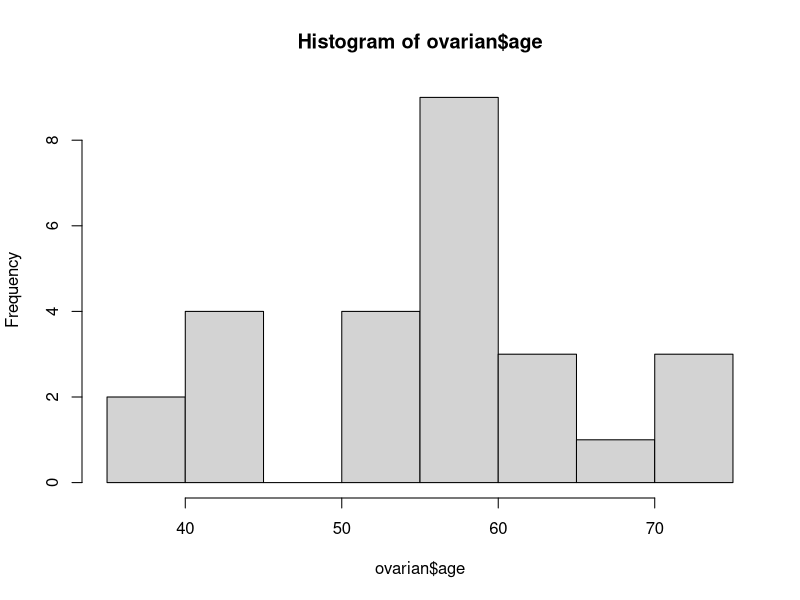
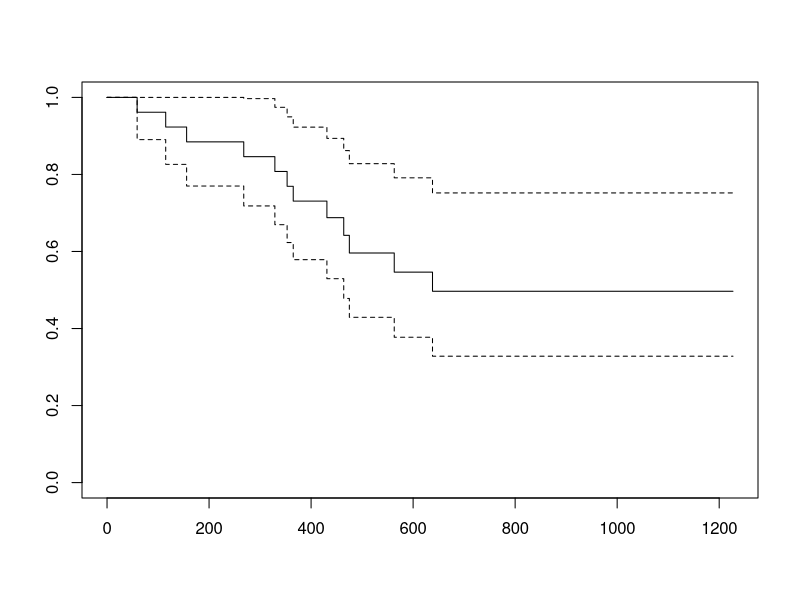
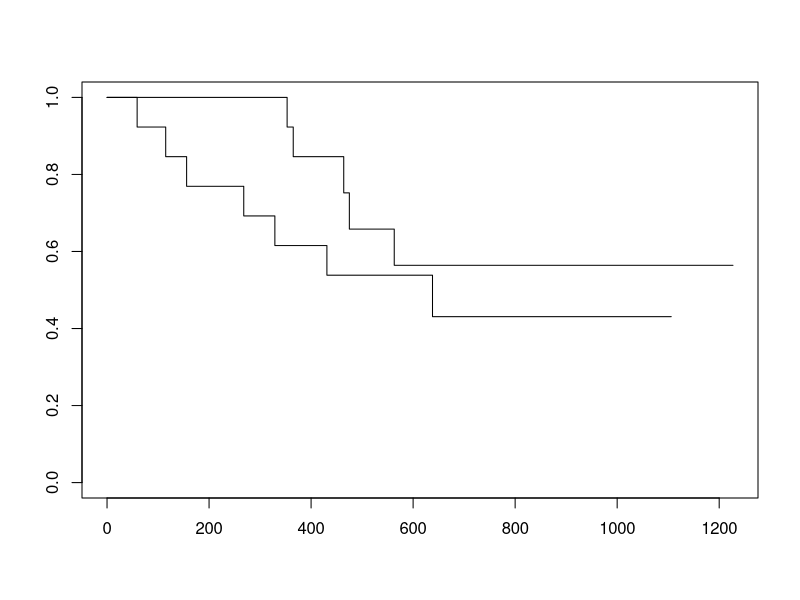

Here is the R script that generated these plots, in order: (Note: this script raises an error after producing the figures.)
## 2020-10-16 ##
## Review survival analysis ##
## Two tutorials ##
#One for R with Kassambara
#And a Data Camp tutorial
#https://www.datacamp.com/community/tutorials/survival-analysis-R

#Background:
#We are evaluating p(survival) to time (t)
#and testing for differences in p(survival) across groups
#In cox proportional hazards model

#Data analysis: Orders the data by longest-surviving
#log-rank test compares survivorship of two different groups

#assumptions of proportional hazards:
#relative p(death) in the two groups are constant over time
# (i.e., curves don't cross)

library(survival)
data(ovarian)
library(dplyr)
library(survminer)

#install.packages("ggeffects")
library(ggeffects)

glimpse(ovarian)
#futime and fustat (outcome) are recorded
#rx is the treatment
#ecog.ps is performance
#resid.ds is disease regression

#relabel variables
# Dichotomize age and change data labels
ovarian$rx <- factor(ovarian$rx, 
                     levels = c("1", "2"), 
                     labels = c("A", "B"))
ovarian$resid.ds <- factor(ovarian$resid.ds, 
                           levels = c("1", "2"), 
                           labels = c("no", "yes"))
ovarian$ecog.ps <- factor(ovarian$ecog.ps, 
                          levels = c("1", "2"), 
                          labels = c("good", "bad"))


#dichotomize age
hist(ovarian$age)
ovarian <- ovarian %>% mutate(age_group = ifelse(age >=50, "old", "young"))
ovarian$age_group <- factor(ovarian$age_group)

surv_object <- Surv(time = ovarian$futime, event = ovarian$fustat)
surv_object 
#+ means alive at last observation
plot(surv_object)

fit1 <- survfit(surv_object ~ rx, data = ovarian)
summary(fit1)
plot(fit1)
str(fit1)

library(ggplot2)
survminer::ggsurvplot(fit1, data = ovarian, pval = TRUE)
#this is p-value for more conservative log-rank test

fit2 <- survfit(surv_object ~ resid.ds, data = ovarian)
ggsurvplot(fit2, data = ovarian, pval = TRUE)
#vertical lines for censored observations

#full model and plots of hazard ratios
fit.coxph <- coxph(surv_object ~ rx + resid.ds + age_group + ecog.ps, 
                   data = ovarian)
summary(fit.coxph)
ggforest(fit.coxph, data = ovarian)
#that's informative:
#rx B has lower hazard
#persistent disease --> higher hazard
#young age <50 years --> lower hazard
#proportional hazards test is more powerful and controls for covariates
#log-rank test is more conservative

#Check the assumptions:
ftest <- cox.zph(fit.coxph)
ftest
#check for homogeneity
#if proportional hazards assumption holds, then 
#beta(t) function should be horizontal line
survminer::ggcoxzph(ftest)
#p-value tests null hypothesis of slope = 0

## Work with output
car::Anova(fit.coxph)

library(emmeans)
emm.ph <- emmeans(fit.coxph, ~age_group + rx, 
                  type = "response")
emm.df <- as_tibble(summary(emm.ph))
ggplot(emm.df, aes(x = age_group, y = hazard, shape = rx)) +
  geom_pointrange(aes(ymin = hazard - asymp.LCL, ymax = hazard + asymp.LCL ),
                  position = position_dodge2(width = 0.7)) +
  ylab("Relative risk")


## Try changing default contrasts 
#Change contrasts
contrasts <- c("contr.sum", "contr.poly")

fit.coxph <- coxph(surv_object ~ rx + resid.ds + age_group + ecog.ps, 
                   data = ovarian)
summary(fit.coxph)

fit.int <- coxph(surv_object ~ rx * age_group, 
                 data = ovarian) ##warning

ggforest(fit.coxph, data = ovarian)

emm.ph <- emmeans(fit.coxph, ~age_group + rx, 
                  type = "response")
emm.df <- as_tibble(summary(emm.ph))
ggplot(emm.df, aes(x = age_group, y = hazard, shape = rx)) +
  geom_pointrange(aes(ymin = hazard - asymp.LCL, ymax = hazard + asymp.LCL ),
                  position = position_dodge2(width = 0.7)) +
  ylab("Relative risk")

emm.contrast <- emmeans(fit.int, ~rx|age_group, 
                        type = "response")
contrast(emm.contrast)

#This can also be directly ported to data frame
#install.packages("ggeffects")
# library(ggeffects)
?ggemmeans
ggemm <- ggemmeans(fit.int, ~rx|age_group, 
          type = "fixed")
plot(ggemm)

#Manually compute hazard rate as inverse logit
emm.contrast <- 
  summary(emmeans(fit.int, ~rx|age_group)) %>%
  mutate(Rate = boot::inv.logit(emmean),
         Lower = boot::inv.logit(emmean - SE),
         Upper = boot::inv.logit(emmean + SE))
ggplot(emm.contrast,
       aes(x = age_group, y = Rate, color = rx)) +
  geom_pointrange(aes(ymin = Lower, ymax = Upper),
                  position = position_dodge2(width = 0.7))

###################################################################
#More plotting tips for ggsurvplot and survminer
#https://rpkgs.datanovia.com/survminer/survminer_cheatsheet.pdf
###############################################################
?ggsurvplot
ggsurvplot(fit2)

?surv_summary
summary_alt <- surv_summary(fit2) #data frame rather than list
str(summary_alt)

#Survminer plot
str(summary_alt)
ggsurvplot(summary_alt, data = ovarian, 
           linetype = "strata",
           conf.int = TRUE,
           pval = TRUE, fun = "pct",
           legend.title = "Disease status",
           legend.labs = c("Remission", "Active"),
           surv.median.line = "h")
?ggsurvplot
#Manual plot
ggplot(summary_alt, aes(x = time, y = surv, 
                        color = resid.ds,
                        linetype = resid.ds))+
  geom_line() +
  geom_ribbon(aes(ymin = surv - std.err, ymax = surv + std.err),
              alpha = 0.2) +
  ylab("Survival probability") +
  theme_bw()


#################################################
#### Kassambara tutorial with ggsurvplot #####
######################################################
data("lung")
glimpse(lung)

#Survival curves:
(fit <- survfit(Surv(time, status) ~ sex, data = lung))

summary(fit)
summary(fit)$table #max, min, median survival times

#Coax into a data frame
d <- data.frame(time = fit$time,
                n.risk = fit$n.risk,
                n.event = fit$n.event,
                n.censor = fit$n.censor,
                surv = fit$surv,
                upper = fit$upper,
                lower = fit$lower
                )
head(d)

#or
(d <- surv_summary(fit))

d.summ <- attr(d, "table") 
str(d.summ)
Sex = tibble(Sex = row.names(d.summ))
d.summ.df <-
  bind_cols(Sex, d.summ)
ggsurvplot(fit,
           pval = TRUE, conf.int = TRUE,
           risk.table = TRUE, # Add risk table
           risk.table.col = "strata", # Change risk table color by groups
           linetype = "strata", # Change line type by groups
           surv.median.line = "hv", # Specify median survival
           ggtheme = theme_bw(), # Change ggplot2 theme
           palette = c("#E7B800", "#2E9FDF"),
           legend.title = "Sex",
           legend.labs = c("Male", "Female"))

## More than two curves
require("survival")
fit2 <- survfit( Surv(time, status) ~ sex + rx + adhere,
                 data = colon )
# Plot survival curves by sex and facet by rx and adhere
ggsurv <- ggsurvplot(fit2, fun = "event", conf.int = TRUE,
                     ggtheme = theme_bw(),
                     legend.title = "Adherence",
                     legend.labs = c("O", "L", "F/u"),
                     facet.by = c("sex","adhere"),
                     short.panel.labs = TRUE,
                     panel.labs = list(sex = c("Male", "Female")))
ggsurv
?ggsurvplot

##Tweak theme using $plot as base plot
ggsurv$plot +
  theme_bw() + 
  theme (legend.position = "right")+
  facet_grid(rx ~ adhere)

#Extended practice 
#https://www.emilyzabor.com/tutorials/survival_analysis_in_r_tutorial.html
